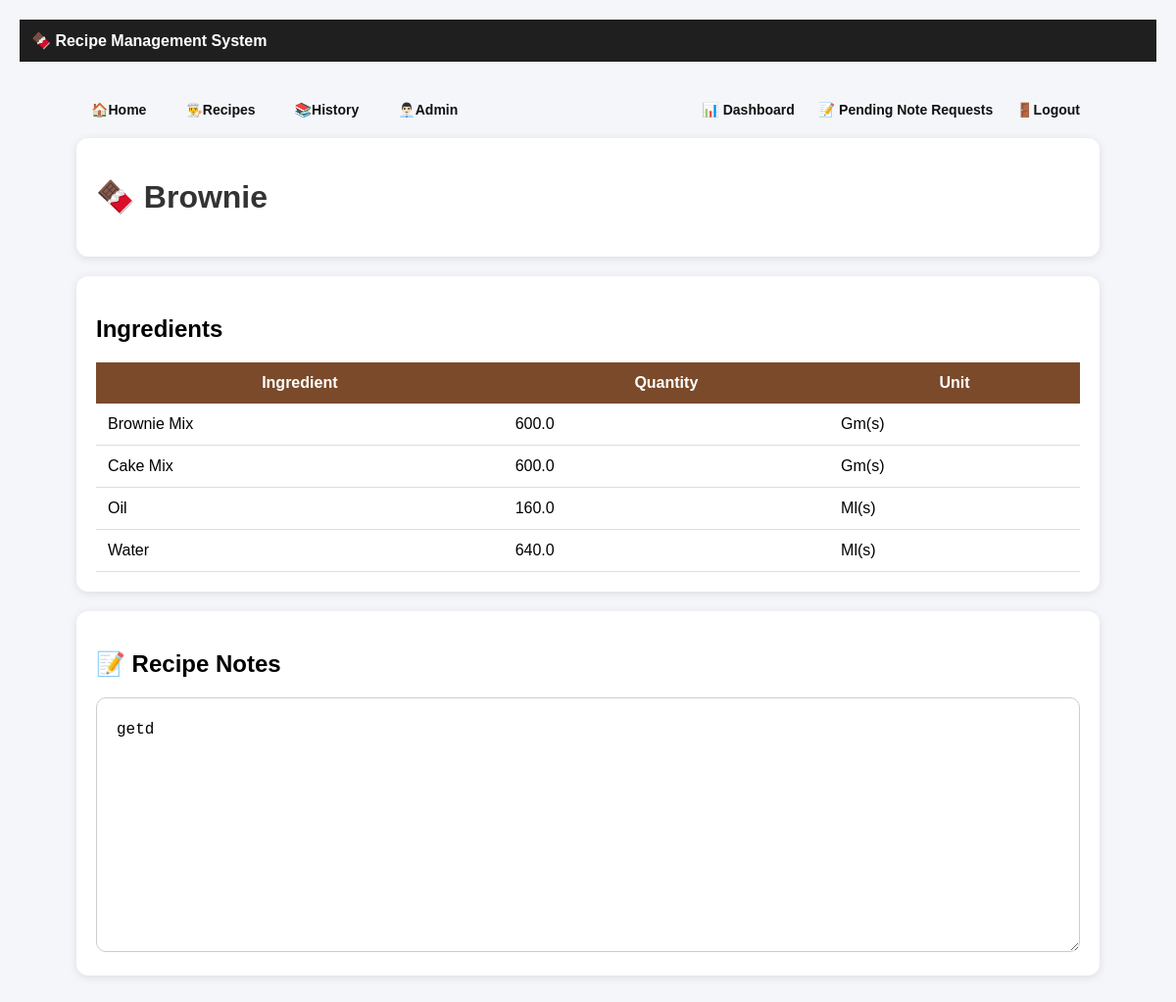
/recipe/1, run on the app's committed database.
### models.py (models this page shows)
class Recipe(Base):
    __tablename__ = "recipes"
    id = Column(Integer, primary_key=True)
    name = Column(String, unique=True)
    output_quantity = Column(Float, nullable=True, default=0)
    output_unit = Column(String, nullable=True, default="g")
    notes = Column(
        Text,
        nullable=True
    )
    ingredients = relationship(
        "Ingredient",
        back_populates="recipe",
        cascade="all, delete"
    )
    note_requests = relationship(
    "NoteRequest",
    back_populates="recipe"
)

class Ingredient(Base):
    __tablename__ = "ingredients"
    id = Column(Integer, primary_key=True)
    recipe_id = Column(
        Integer,
        ForeignKey("recipes.id")
    )
    name = Column(String)
    quantity = Column(Float)
    unit = Column(String)
    recipe = relationship(
        "Recipe",
        back_populates="ingredients"
    )

### main.py (the view)
@app.get("/recipe/{recipe_id}",
         response_class=HTMLResponse)
def recipe_detail(
    request: Request,
    recipe_id: int
):
    db = SessionLocal()
    recipe = db.query(Recipe).filter(
        Recipe.id == recipe_id
    ).first()
    response = templates.TemplateResponse(
        request=request,
        name="recipe_detail.html",
        context={
            "recipe": recipe
        }
    )
    db.close()
    return response

### templates/recipe_detail.html
{% extends "base.html" %}
{% block content %}
<div class="card">
    <h1>
        🍫 {{ recipe.name }}
    </h1>
</div>
<div class="card">
    <h2>Ingredients</h2>
    <table>
        <tr>
            <th>Ingredient</th>
            <th>Quantity</th>
            <th>Unit</th>
        </tr>
        {% for ingredient in recipe.ingredients %}
        <tr>
            <td>
                {{ ingredient.name }}
            </td>
            <td>
                {{ ingredient.quantity }}
            </td>
            <td>
                {% set unit = ingredient.unit|lower %}
                {% if unit == 'g' %}
                    Gm(s)
                {% elif unit == 'ml' %}
                    Ml(s)
                {% elif unit == 'pcs' %}
                    Pcs
                {% elif unit == 'tspn' %}
                    Tspn (teaspoon)
                {% elif unit == 'cup(s)' %}
                    cup(s)
                {% else %}
                    {{ ingredient.unit }}
                {% endif %}
            </td>
        </tr>
        {% endfor %}
    </table>
</div>
<div class="card">
    <h2>
        📝 Recipe Notes
    </h2>
    <textarea
        class="suggestion-editor"
        readonly
        >{{ recipe.notes or "No notes available" }}</textarea>
</div>
{% endblock %}

### static/style.css (style rules this page uses)
:root { --bakery-brown-dark: #4d2c1a; --bakery-brown-mid: #7a4a2a; --bakery-brown-light: #c18a57; --bakery-brown-hover: #342015; --bakery-brown-espresso: #2b160f; --bakery-brown-cocoa: #6a3d2a; --bakery-brown-caramel: #a86a3d; --bakery-brown-golden: #d4a06d; --table-line: #e5ddd5; --muted-text: #5d4d44; }
body { font-family: Arial, sans-serif; background-color:#f4f6f9; margin:0; padding:20px; }
.card { background:white; padding:20px; border-radius:12px; box-shadow:0 2px 8px rgba(0,0,0,0.1); margin-bottom:20px; }
h1 { color:#333; }
.suggestion-editor { width: 100%; min-height: 200px; max-height: 70vh; padding: 20px; font-size: 16px; line-height: 1.6; border: 1px solid #ccc; border-radius: 10px; resize: vertical; box-sizing: border-box; }

### templates/base.html (style rules this page uses)
body { margin:0; font-family:Arial, sans-serif; background:#f4f6f9; }
.card { background:white; border-radius:12px; padding:20px; margin-top:20px; box-shadow:0 2px 10px rgba(0,0,0,0.1); }
.suggestion-editor { width:100%; resize:vertical; min-height:260px; box-sizing:border-box; }
table { width:100%; border-collapse:collapse; }
th { background:#7a4a2a; color:white; padding:12px; }
td { padding:12px; border-bottom:1px solid #ddd; }

### data on the page
Recipe: name "Brownie", notes "getd"
Ingredient: name "Brownie Mix", quantity "600.0", shows "Gm(s)"
Ingredient: name "Cake Mix", quantity "600.0", shows "Gm(s)"
Ingredient: name "Oil", quantity "160.0", shows "Ml(s)"
Ingredient: name "Water", quantity "640.0", shows "Ml(s)"
